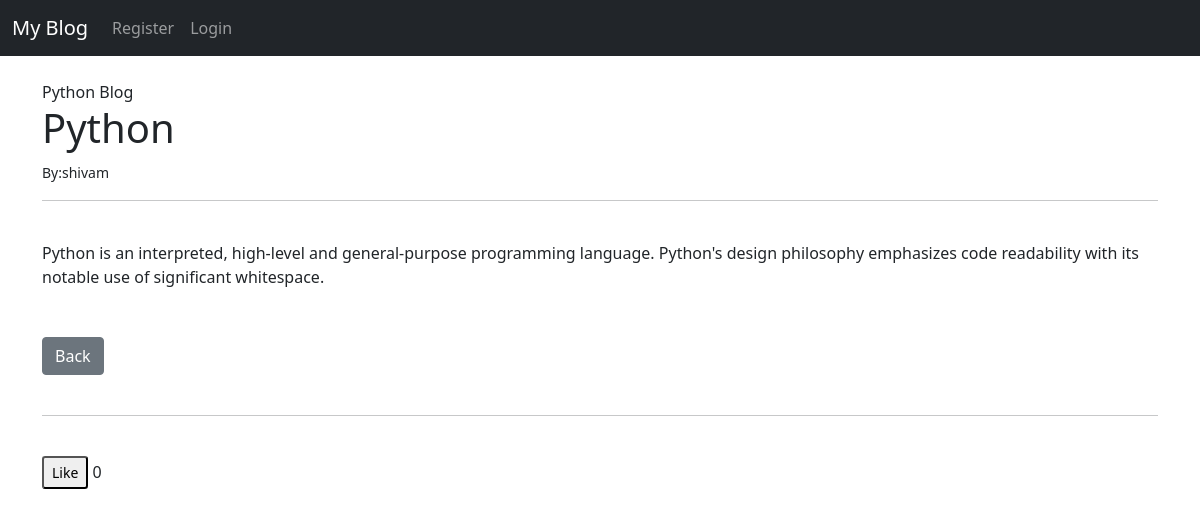
Screenshot of /article/4 with the database file from the repository.
### myblog/models.py (models this page shows, shortened)
class Post(models.Model):
    title=models.CharField(max_length=255)
    title_tag=models.CharField(max_length=255)
    author = models.ForeignKey(User,on_delete=models.CASCADE)
    body=models.TextField()
    category=models.CharField(max_length=255,default="blogging")
    likes = models.ManyToManyField(User,related_name='blog_post')

### myblog/views.py (the view)
# urls.py: path('article/<int:pk>', ArticleDetailView.as_view(), name='article-detail'),
class ArticleDetailView(DetailView):
    model=Post
    template_name ='article_detail.html'

### templates/article_detail.html (shortened to what this page needs)
{% extends 'base.html' %}
{% block content %}
{% block title %}{{post.title_tag}}
    {% endblock %}
<h1>{{post.title}}</h1>
<small>By:{{post.author}}
</small>
<hr>
<br>{{post.body|safe}}</br>
<br/></br>
<a href="{% url 'home'%}" class="btn btn-secondary">Back</a>
<br/><br/>
<hr>
<br/>
<div class="form-group">
<form action="{% url 'like_post' post.pk %}" method="POST">
   <button type="submit", name="post_id" ,value="{{ post.id }}", class="btn-btn-primary btn-sm">Like</button>
    {{post.likes.count}}
</form>
</div>
{% endblock %}

### rows the page displays
Post: title_tag "Python Blog", title "Python", author "shivam", body "Python is an interpreted, high-level and general-purpose programming language. Python's design philosophy emphasizes code readability with its notable use of significant whitespace.", likes.count "0"
